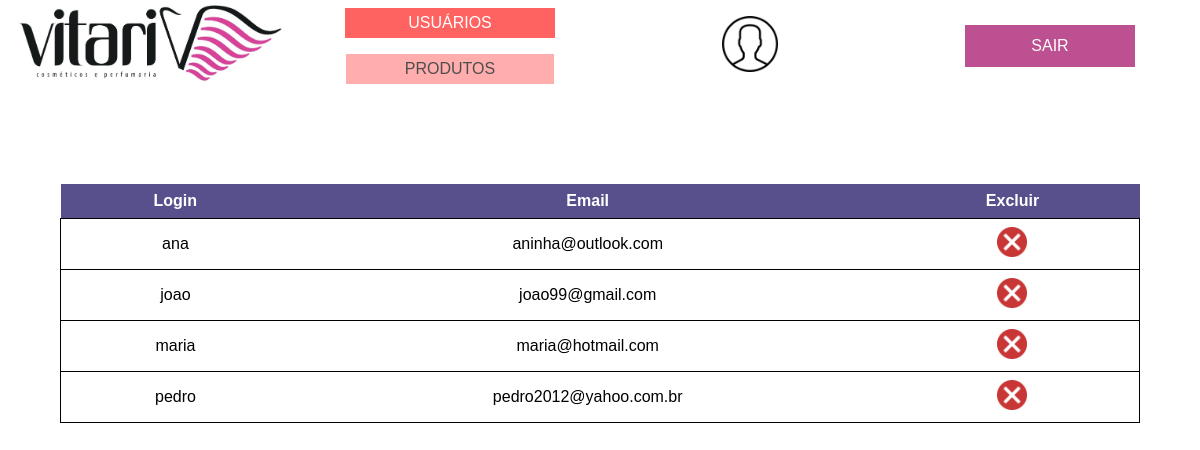
The app's page /html/gerenciamento-u-la.php with its own data.
### tables this page shows
CREATE TABLE usuario (
    login VARCHAR(10) PRIMARY KEY,
    senha VARCHAR(20) NOT NULL,
    email VARCHAR(40) NOT NULL,

    UNIQUE(email)
);

### classes/BD.php (called while the page is built, shortened)
<?php
class BD {
    private $host = "localhost";
    private $usuario = "adm";
    private $senha = "123";
    private $bd = "vitari";
    private $conexao;
    function __construct() {
        $this->conexao = mysqli_connect($this->host, $this->usuario,
                                        $this->senha, $this->bd);
        $this->conexao->query("SET NAMES 'utf8'");
    }
    function select($sql) {
        $retorno = $this->conexao->query($sql);
        $arrayResultados = array();
        if ($retorno->num_rows > 0) {
            while ($linha = $retorno->fetch_assoc()) {
                $arrayResultados[] = $linha;
            }
        }
        return $arrayResultados;
    }
}
?>

### html/gerenciamento-u-la.php (the view, shortened to what this page needs)
<?php
    include_once "../classes/BD.php";
    $bd = new BD();
?>
<!DOCTYPE html>
<html lang="pt-br" dir="ltr">
    <head>
        <link rel="stylesheet" href="../css/reset.css">
        <link rel="stylesheet" href="../css/estilo0.css">
        <link rel="stylesheet" href="../css/estilo2.css">
        <link rel="stylesheet" href="../css/estilo4.css">
        <link rel="stylesheet" href="../css/gerenciamento-u-la.css">
        <link rel="stylesheet" href="../css/menu-lateral.css">
        <link rel="stylesheet" href="../css/menu-lateral-2.css">
    </head>
    <body>
        <div class="grid-conteiner" id="tela">
          <?php include_once "../includes/head3.php"; ?>
            <main class="grid-conteiner">
                <div id="tabela">
                    <table>
                        <thead>
                            <tr>
                                <th>Login</th>
                                <th>Email</th>
                                <th>Excluir</th>
                            </tr>
                        </thead>
                        <tbody>
                            <?php
                                $sql = "SELECT login, email
                                        FROM usuario";
                                $usuarios = $bd->select($sql);
                                foreach ($usuarios as $u) {
                                    printf("<tr>
                                                <td>%s</td>
                                                <td>%s</td>
                                                <td>
                                                    <a href='exclusao-u.php?login=%s'>
                                                        <img src='../img/excluir.png'>
                                                    </a>
                                                </td>
                                            </tr>",
                                            $u['login'], $u['email'], $u['login']);
                                }
                            ?>
                        </tbody>
                    </table>
                </div>
            </main>
        </div>
    </body>
</html>

### css/estilo0.css (style rules this page uses)
* { text-align: center; }
.grid-conteiner { display: grid; }
#tela { width: 100vw; height: 100vh; overflow-x: hidden; overflow-y: auto; grid-template-rows: 30% auto; grid-row-gap: 3%; }
@media (min-width: 1000px) { #tela { grid-template-rows: 20% auto; } }

### css/gerenciamento-u-la.css (style rules this page uses)
main { grid-template-columns: 100%; }
table { width: 100%; border-collapse: collapse; font-size: 0.8em; }
tbody { border: 1px solid; }
th, td { padding: 1vh 2vw; }
th { background-color: var(--azul-roxo); color: white; }
td { vertical-align: middle; border-bottom: 1px solid black; }
tr:last-child > td { border: 0; }
td img { max-width: 30px; max-height: 30px; }
@media (min-width: 1000px) { table { font-size: 1em; } }
@media (min-width: 1000px) { main { grid-template-columns: 90%; justify-content: center; } }

### css/cores.css (style rules this page uses)
:root { --salmao: #FF6361; --salmao-apagado: #FFADAD; --salmao-apagado-fg: #4D4D4D; --rosa-lilas: #BC5090; --azul-roxo: #58508D; --azul-forte: #003F5C; --verde: #41c936; --laranja: #ea8000; --vermelho: #c93636; }

### records on screen
usuario: login "ana", email "aninha@outlook.com"
usuario: login "joao", email "joao99@gmail.com"
usuario: login "maria", email "maria@hotmail.com"
usuario: login "pedro", email "pedro2012@yahoo.com.br"
